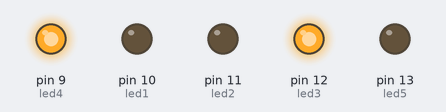
A sketch run on a simulated Arduino Uno, built with avr-gcc and run on an emulated ATmega328P. On the bench: output pins drawn as LEDs (lit = HIGH).

Above: at 1.5 s.
At 4.5 s:
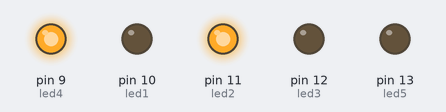
At 7.5 s:
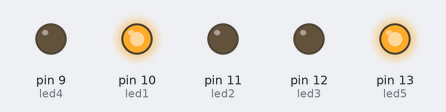
At 9.2 s:
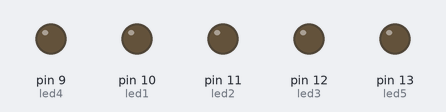
Timing chart, 0 to 12.4 s (numbered marks = the images above):
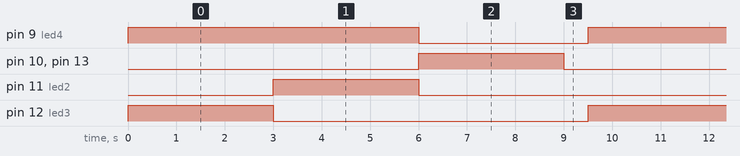

Measured:
- by itself, pin 9 (led4): alternates HIGH for 6.0 s and LOW for 3.5 s
- by itself, pin 10 (led1), pin 11 (led2), pin 12 (led3), pin 13 (led5): alternates HIGH for 3.0 s and LOW for 6.5 s
- by itself, everything shown: repeats every 9.5 s, in 4 steps

The sketch:

sketch_apr15c.ino
```cpp
int led1 = 10;
int led2 = 11;
int led3 = 12;
int led4 = 9;
int led5 = 13;

void setup() {
  // put your setup code here, to run once:
pinMode (led1,OUTPUT);
pinMode (led2,OUTPUT);
pinMode (led3,OUTPUT);
pinMode (led4,OUTPUT);
pinMode (led5,OUTPUT);
}

void loop() {
  // put your main code here, to run repeatedly:
digitalWrite (led3,HIGH);
digitalWrite (led4,HIGH);
delay (3000);
digitalWrite (led3,LOW);

digitalWrite (led2,HIGH);
delay (3000);
digitalWrite (led2,LOW);
digitalWrite (led4,LOW);

digitalWrite (led1,HIGH);
digitalWrite (led5,HIGH);
delay (3000);
digitalWrite (led1,LOW);
digitalWrite (led5,LOW);
delay (500);

}
```
